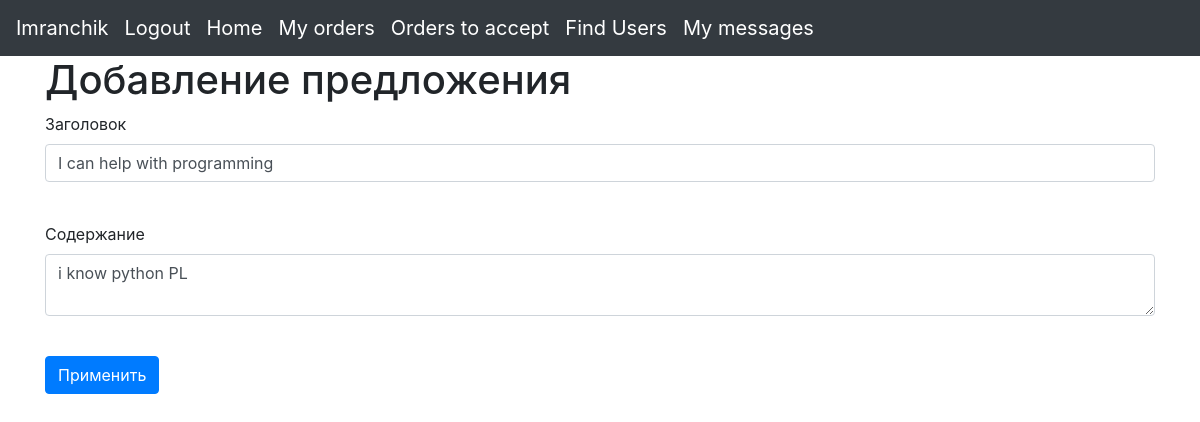
The page /offers/1 (signed in) on the database as committed earlier.
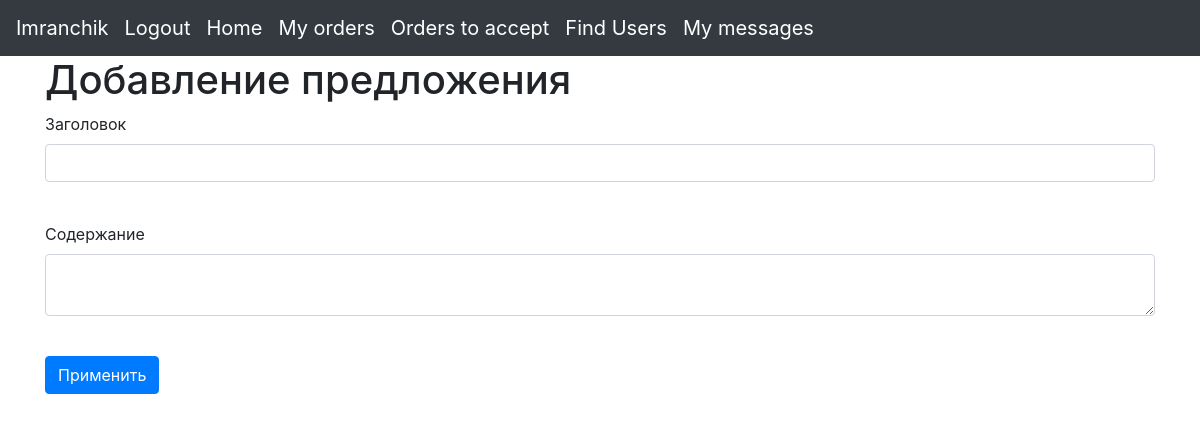
The same page on the database as committed later.
### data/offers.py (models this page shows)
class Offer(SqlAlchemyBase):
    __tablename__ = 'offers'
    id = sqlalchemy.Column(sqlalchemy.Integer, primary_key=True, autoincrement=True)
    title = sqlalchemy.Column(sqlalchemy.String, nullable=True)
    content = sqlalchemy.Column(sqlalchemy.String, nullable=True)
    created_date = sqlalchemy.Column(sqlalchemy.DateTime, default=datetime.datetime.now)
    is_taken = sqlalchemy.Column(sqlalchemy.Boolean, default=False)
    user_id = sqlalchemy.Column(sqlalchemy.Integer, sqlalchemy.ForeignKey("users.id"))
    user = orm.relation('User')
    categories = orm.relation("Category", secondary="association", backref="offers")

### main.py (the view, shortened to what this page needs)
@app.route('/offers/<int:id>', methods=['GET', 'POST'])
@login_required
def edit_offers(id):
    form = OfferForm()
    if request.method == "GET":
        db_sess = db_session.create_session()
        offer = db_sess.query(Offer).filter(Offer.id == id, Offer.user == current_user).first()
        if offer:
            form.title.data = offer.title
            form.content.data = offer.content
    return render_template('offers.html', title='Editing the offer', form=form)

### forms/offers.py
class OfferForm(FlaskForm):
    title = StringField('Заголовок', validators=[DataRequired()])
    content = TextAreaField("Содержание")
    submit = SubmitField('Применить')

### data/db_session.py (called while the page is built)
def create_session() -> Session:
    global __factory
    return __factory()

### main.py (called while the page is built)
@login_manager.user_loader
def load_user(user_id):
    db_sess = db_session.create_session()
    return db_sess.query(User).get(user_id)

### templates/offers.html (shortened to what this page needs)
{% extends "base.html" %}
{% block content %}
    <h1>Добавление предложения</h1>
    <form action="" method="post">
        <p>
            {{ form.title.label }}<br>
            {{ form.title(class="form-control") }}<br>
        </p>
        <p>
            {{ form.content.label }}<br>
            {{ form.content(class="form-control") }}<br>
        </p>
        <p>{{ form.submit(type="submit", class="btn btn-primary") }}</p>
    </form>
{% endblock %}

Rows that differ between the two databases and show on the page:
no longer on this page (row edited): Offer: title "I can help with programming", content "i know python PL"
